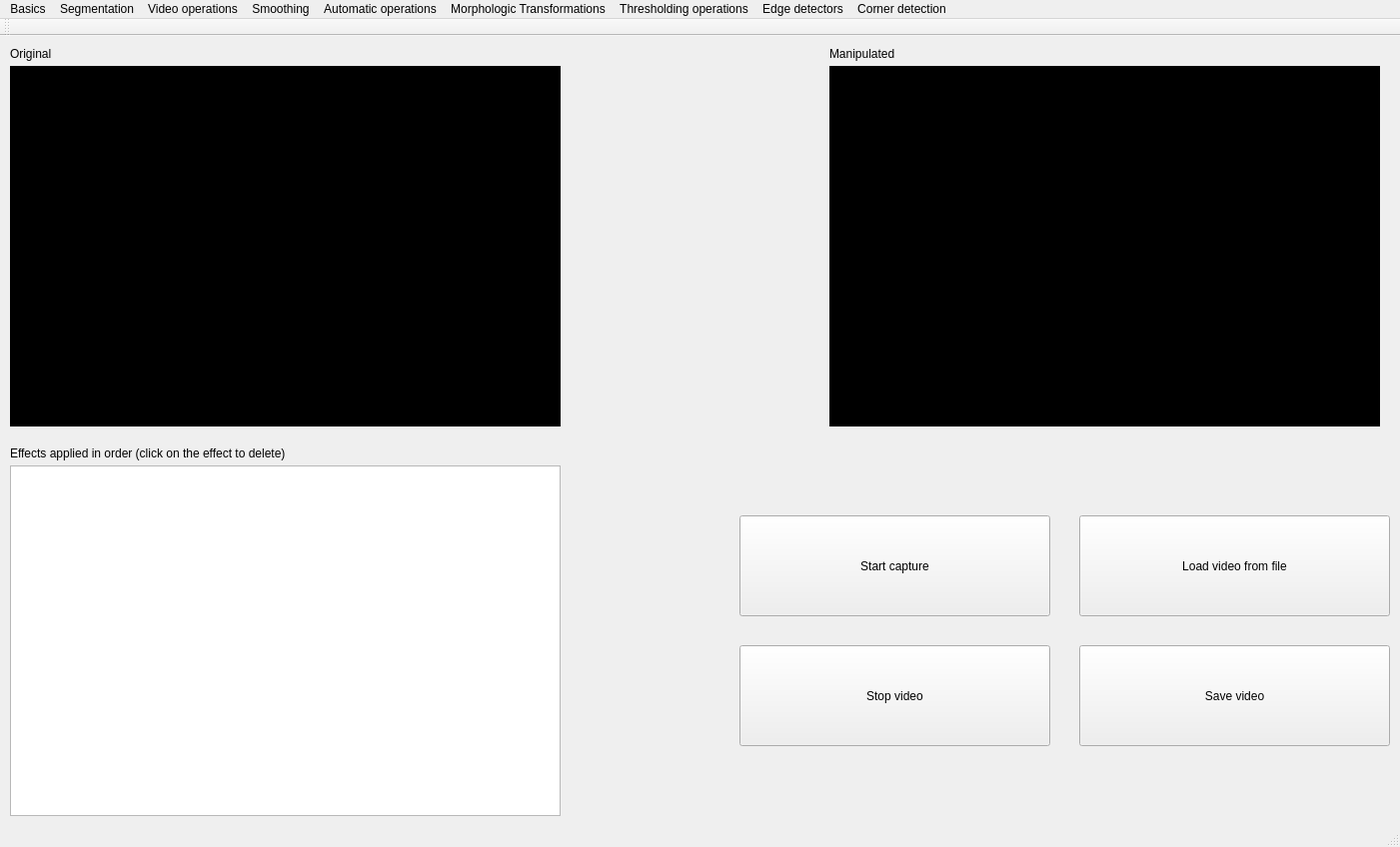
<?xml version="1.0" encoding="UTF-8"?>
<ui version="4.0">
 <class>RealTimeManipulationSoftwareClass</class>
 <widget class="QMainWindow" name="RealTimeManipulationSoftwareClass">
  <property name="geometry">
   <rect>
    <x>0</x>
    <y>0</y>
    <width>1401</width>
    <height>848</height>
   </rect>
  </property>
  <property name="minimumSize">
   <size>
    <width>0</width>
    <height>0</height>
   </size>
  </property>
  <property name="windowTitle">
   <string>RealTimeManipulationSoftware</string>
  </property>
  <property name="tabShape">
   <enum>QTabWidget::Rounded</enum>
  </property>
  <widget class="QWidget" name="centralWidget">
   <widget class="QPushButton" name="pushButton_2">
    <property name="geometry">
     <rect>
      <x>740</x>
      <y>480</y>
      <width>311</width>
      <height>101</height>
     </rect>
    </property>
    <property name="text">
     <string>Start capture</string>
    </property>
   </widget>
   <widget class="QLabel" name="label">
    <property name="geometry">
     <rect>
      <x>10</x>
      <y>30</y>
      <width>551</width>
      <height>361</height>
     </rect>
    </property>
    <property name="styleSheet">
     <string notr="true">Background-color: #000;</string>
    </property>
    <property name="text">
     <string>TextLabel</string>
    </property>
   </widget>
   <widget class="QLabel" name="label_2">
    <property name="geometry">
     <rect>
      <x>830</x>
      <y>30</y>
      <width>551</width>
      <height>361</height>
     </rect>
    </property>
    <property name="styleSheet">
     <string notr="true">Background-color: #000;</string>
    </property>
    <property name="text">
     <string>TextLabel</string>
    </property>
   </widget>
   <widget class="QPushButton" name="loadVideoButton">
    <property name="geometry">
     <rect>
      <x>1080</x>
      <y>480</y>
      <width>311</width>
      <height>101</height>
     </rect>
    </property>
    <property name="text">
     <string>Load video from file</string>
    </property>
   </widget>
   <widget class="QPushButton" name="stopVideoButton">
    <property name="geometry">
     <rect>
      <x>740</x>
      <y>610</y>
      <width>311</width>
      <height>101</height>
     </rect>
    </property>
    <property name="text">
     <string>Stop video</string>
    </property>
   </widget>
   <widget class="QPushButton" name="saveVideo">
    <property name="geometry">
     <rect>
      <x>1080</x>
      <y>610</y>
      <width>311</width>
      <height>101</height>
     </rect>
    </property>
    <property name="text">
     <string>Save video</string>
    </property>
   </widget>
   <widget class="QListWidget" name="transformationList">
    <property name="geometry">
     <rect>
      <x>10</x>
      <y>430</y>
      <width>551</width>
      <height>351</height>
     </rect>
    </property>
   </widget>
   <widget class="QLabel" name="label_3">
    <property name="geometry">
     <rect>
      <x>830</x>
      <y>10</y>
      <width>71</width>
      <height>16</height>
     </rect>
    </property>
    <property name="font">
     <font>
      <weight>50</weight>
      <bold>false</bold>
      <strikeout>false</strikeout>
     </font>
    </property>
    <property name="text">
     <string>Manipulated</string>
    </property>
   </widget>
   <widget class="QLabel" name="label_4">
    <property name="geometry">
     <rect>
      <x>10</x>
      <y>10</y>
      <width>71</width>
      <height>16</height>
     </rect>
    </property>
    <property name="text">
     <string>Original</string>
    </property>
   </widget>
   <widget class="QLabel" name="label_5">
    <property name="geometry">
     <rect>
      <x>10</x>
      <y>410</y>
      <width>311</width>
      <height>16</height>
     </rect>
    </property>
    <property name="text">
     <string>Effects applied in order (click on the effect to delete)</string>
    </property>
   </widget>
  </widget>
  <widget class="QMenuBar" name="menuBar">
   <property name="geometry">
    <rect>
     <x>0</x>
     <y>0</y>
     <width>1401</width>
     <height>26</height>
    </rect>
   </property>
   <widget class="QMenu" name="menuBasics">
    <property name="title">
     <string>Basics</string>
    </property>
    <addaction name="actionRed_Image"/>
    <addaction name="actionGreen_Image"/>
    <addaction name="actionBlue_Image"/>
    <addaction name="actionChange_Color_Space"/>
    <addaction name="actionInvert_Image"/>
    <addaction name="actionConvert_to_Color"/>
    <addaction name="actionChange_Contrast"/>
   </widget>
   <widget class="QMenu" name="menuSegmentation">
    <property name="title">
     <string>Segmentation</string>
    </property>
    <addaction name="actionCreate_Segmentation"/>
   </widget>
   <widget class="QMenu" name="menuVideo_operations">
    <property name="title">
     <string>Video operations</string>
    </property>
    <addaction name="actionBackground_subtraction_using_KNN"/>
    <addaction name="actionBackground_subtraction_using_MOG2"/>
   </widget>
   <widget class="QMenu" name="menuSmoothing_images">
    <property name="title">
     <string>Smoothing</string>
    </property>
    <addaction name="actionMean_Blur"/>
    <addaction name="actionMedian_Blur"/>
    <addaction name="actionGaussian_Blur"/>
   </widget>
   <widget class="QMenu" name="menuAutomatic_operations">
    <property name="title">
     <string>Automatic operations</string>
    </property>
    <addaction name="actionContrast_Streching"/>
    <addaction name="actionEqualize_histogram"/>
    <addaction name="actionBrightness_and_Contrast_Auto"/>
    <addaction name="actionBack_Projection"/>
   </widget>
   <widget class="QMenu" name="menuMorphologic_Transformations">
    <property name="title">
     <string>Morphologic Transformations</string>
    </property>
    <addaction name="actionErode"/>
    <addaction name="actionDilate"/>
    <addaction name="actionOpening"/>
    <addaction name="actionClosing"/>
    <addaction name="actionMorphological_Gradient"/>
    <addaction name="actionTop_Hat"/>
    <addaction name="actionBlack_Hat"/>
   </widget>
   <widget class="QMenu" name="menuThresholding_operations">
    <property name="title">
     <string>Thresholding operations</string>
    </property>
    <addaction name="actionThreshold_Binary"/>
    <addaction name="actionThreshold_Binary_Inverted"/>
    <addaction name="actionTruncate"/>
    <addaction name="actionThreshold_to_Zero"/>
    <addaction name="actionThreshold_to_Zero_Inverted"/>
   </widget>
   <widget class="QMenu" name="menuEdge_detectors">
    <property name="title">
     <string>Edge detectors</string>
    </property>
    <addaction name="actionSobel_Operator"/>
    <addaction name="actionCanny_Detector"/>
    <addaction name="actionDetect_edges_with_Dilate"/>
    <addaction name="actionLaplace_Operator"/>
    <addaction name="actionFind_and_Draw_Contours"/>
   </widget>
   <widget class="QMenu" name="menuCorner_detection">
    <property name="title">
     <string>Corner detection</string>
    </property>
    <addaction name="actionHarris_Corner_Detection"/>
    <addaction name="actionShi_Tomasi_Corner_Detection"/>
   </widget>
   <addaction name="menuBasics"/>
   <addaction name="menuSegmentation"/>
   <addaction name="menuVideo_operations"/>
   <addaction name="menuSmoothing_images"/>
   <addaction name="menuAutomatic_operations"/>
   <addaction name="menuMorphologic_Transformations"/>
   <addaction name="menuThresholding_operations"/>
   <addaction name="menuEdge_detectors"/>
   <addaction name="menuCorner_detection"/>
  </widget>
  <widget class="QToolBar" name="mainToolBar">
   <attribute name="toolBarArea">
    <enum>TopToolBarArea</enum>
   </attribute>
   <attribute name="toolBarBreak">
    <bool>false</bool>
   </attribute>
  </widget>
  <widget class="QStatusBar" name="statusBar"/>
  <action name="actionChange_Brightness">
   <property name="text">
    <string>Change Brightness</string>
   </property>
  </action>
  <action name="actionChange_Contrast">
   <property name="checkable">
    <bool>false</bool>
   </property>
   <property name="text">
    <string>Change Brightness and Contrast</string>
   </property>
  </action>
  <action name="actionRed_Image">
   <property name="checkable">
    <bool>false</bool>
   </property>
   <property name="text">
    <string>Red Image</string>
   </property>
  </action>
  <action name="actionGreen_Image">
   <property name="checkable">
    <bool>false</bool>
   </property>
   <property name="text">
    <string>Green Image</string>
   </property>
  </action>
  <action name="actionBlue_Image">
   <property name="checkable">
    <bool>false</bool>
   </property>
   <property name="text">
    <string>Blue Image</string>
   </property>
  </action>
  <action name="actionDraw_Grid">
   <property name="checkable">
    <bool>true</bool>
   </property>
   <property name="text">
    <string>Draw Grid</string>
   </property>
  </action>
  <action name="actionConvert_to_Color">
   <property name="checkable">
    <bool>false</bool>
   </property>
   <property name="text">
    <string>Change Color...</string>
   </property>
  </action>
  <action name="actionChange_Color_Space">
   <property name="checkable">
    <bool>false</bool>
   </property>
   <property name="text">
    <string>Grey Image</string>
   </property>
  </action>
  <action name="actionInvert_Image">
   <property name="checkable">
    <bool>false</bool>
   </property>
   <property name="text">
    <string>Invert Image</string>
   </property>
  </action>
  <action name="actionCreate_Segmentation">
   <property name="checkable">
    <bool>false</bool>
   </property>
   <property name="text">
    <string>Create Segmentation</string>
   </property>
  </action>
  <action name="actionBackground_subtraction_using_KNN">
   <property name="checkable">
    <bool>false</bool>
   </property>
   <property name="text">
    <string>Background subtraction using KNN</string>
   </property>
  </action>
  <action name="actionBackground_subtraction_using_MOG2">
   <property name="checkable">
    <bool>false</bool>
   </property>
   <property name="text">
    <string>Backgorund subtraction using MOG2</string>
   </property>
  </action>
  <action name="actionMean_Blur">
   <property name="checkable">
    <bool>false</bool>
   </property>
   <property name="text">
    <string>Mean Blur</string>
   </property>
  </action>
  <action name="actionMedian_Blur">
   <property name="checkable">
    <bool>false</bool>
   </property>
   <property name="text">
    <string>Median Blur</string>
   </property>
  </action>
  <action name="actionGaussian_Blur">
   <property name="checkable">
    <bool>false</bool>
   </property>
   <property name="text">
    <string>Gaussian Blur</string>
   </property>
  </action>
  <action name="actionContrast_Streching">
   <property name="checkable">
    <bool>false</bool>
   </property>
   <property name="text">
    <string>Contrast Streching</string>
   </property>
  </action>
  <action name="actionEqualize_histogram">
   <property name="checkable">
    <bool>false</bool>
   </property>
   <property name="text">
    <string>Equalize histogram</string>
   </property>
  </action>
  <action name="actionBrightness_and_Contrast_Auto">
   <property name="checkable">
    <bool>false</bool>
   </property>
   <property name="text">
    <string>Brightness and Contrast Auto</string>
   </property>
  </action>
  <action name="actionBack_Projection">
   <property name="checkable">
    <bool>false</bool>
   </property>
   <property name="text">
    <string>Back Projection</string>
   </property>
  </action>
  <action name="actionErode">
   <property name="checkable">
    <bool>false</bool>
   </property>
   <property name="text">
    <string>Erode</string>
   </property>
  </action>
  <action name="actionDilate">
   <property name="checkable">
    <bool>false</bool>
   </property>
   <property name="text">
    <string>Dilate</string>
   </property>
  </action>
  <action name="actionOpening">
   <property name="checkable">
    <bool>false</bool>
   </property>
   <property name="text">
    <string>Opening</string>
   </property>
  </action>
  <action name="actionClosing">
   <property name="checkable">
    <bool>false</bool>
   </property>
   <property name="text">
    <string>Closing</string>
   </property>
  </action>
  <action name="actionMorphological_Gradient">
   <property name="checkable">
    <bool>false</bool>
   </property>
   <property name="text">
    <string>Morphological Gradient</string>
   </property>
  </action>
  <action name="actionTop_Hat">
   <property name="checkable">
    <bool>false</bool>
   </property>
   <property name="text">
    <string>Top Hat</string>
   </property>
  </action>
  <action name="actionBlack_Hat">
   <property name="checkable">
    <bool>false</bool>
   </property>
   <property name="text">
    <string>Black Hat</string>
   </property>
  </action>
  <action name="actionThreshold_Binary">
   <property name="checkable">
    <bool>false</bool>
   </property>
   <property name="text">
    <string>Threshold Binary</string>
   </property>
  </action>
  <action name="actionThreshold_Binary_Inverted">
   <property name="checkable">
    <bool>false</bool>
   </property>
   <property name="text">
    <string>Threshold Binary Inverted</string>
   </property>
  </action>
  <action name="actionTruncate">
   <property name="checkable">
    <bool>false</bool>
   </property>
   <property name="text">
    <string>Truncate</string>
   </property>
  </action>
  <action name="actionThreshold_to_Zero">
   <property name="checkable">
    <bool>false</bool>
   </property>
   <property name="text">
    <string>Threshold to Zero</string>
   </property>
  </action>
  <action name="actionThreshold_to_Zero_Inverted">
   <property name="checkable">
    <bool>false</bool>
   </property>
   <property name="text">
    <string>Threshold to Zero Inverted</string>
   </property>
  </action>
  <action name="actionSobel_Operator">
   <property name="checkable">
    <bool>false</bool>
   </property>
   <property name="text">
    <string>Sobel Operator</string>
   </property>
  </action>
  <action name="actionCanny_Detector">
   <property name="checkable">
    <bool>false</bool>
   </property>
   <property name="text">
    <string>Canny Detector</string>
   </property>
  </action>
  <action name="actionDetect_edges_with_Dilate">
   <property name="checkable">
    <bool>false</bool>
   </property>
   <property name="text">
    <string>Detect edges with Dilate</string>
   </property>
  </action>
  <action name="actionLaplace_Operator">
   <property name="checkable">
    <bool>false</bool>
   </property>
   <property name="text">
    <string>Laplace Operator</string>
   </property>
  </action>
  <action name="actionFind_and_Draw_Contours">
   <property name="checkable">
    <bool>false</bool>
   </property>
   <property name="text">
    <string>Find and Draw Contours</string>
   </property>
  </action>
  <action name="actionHarris_Corner_Detection">
   <property name="checkable">
    <bool>false</bool>
   </property>
   <property name="text">
    <string>Harris Corner Detection</string>
   </property>
  </action>
  <action name="actionShi_Tomasi_Corner_Detection">
   <property name="checkable">
    <bool>false</bool>
   </property>
   <property name="text">
    <string>Shi-Tomasi Corner Detection</string>
   </property>
  </action>
 </widget>
 <layoutdefault spacing="6" margin="11"/>
 <resources>
  <include location="RealTimeManipulationSoftware.qrc"/>
 </resources>
 <connections>
  <connection>
   <sender>actionChange_Contrast</sender>
   <signal>triggered()</signal>
   <receiver>RealTimeManipulationSoftwareClass</receiver>
   <slot>setBrightnessContrast()</slot>
   <hints>
    <hint type="sourcelabel">
     <x>-1</x>
     <y>-1</y>
    </hint>
    <hint type="destinationlabel">
     <x>700</x>
     <y>423</y>
    </hint>
   </hints>
  </connection>
  <connection>
   <sender>actionGreen_Image</sender>
   <signal>triggered()</signal>
   <receiver>RealTimeManipulationSoftwareClass</receiver>
   <slot>setGreenImage()</slot>
   <hints>
    <hint type="sourcelabel">
     <x>-1</x>
     <y>-1</y>
    </hint>
    <hint type="destinationlabel">
     <x>700</x>
     <y>423</y>
    </hint>
   </hints>
  </connection>
  <connection>
   <sender>actionRed_Image</sender>
   <signal>triggered()</signal>
   <receiver>RealTimeManipulationSoftwareClass</receiver>
   <slot>setRedImage()</slot>
   <hints>
    <hint type="sourcelabel">
     <x>-1</x>
     <y>-1</y>
    </hint>
    <hint type="destinationlabel">
     <x>700</x>
     <y>423</y>
    </hint>
   </hints>
  </connection>
  <connection>
   <sender>actionBlue_Image</sender>
   <signal>triggered()</signal>
   <receiver>RealTimeManipulationSoftwareClass</receiver>
   <slot>setBlueImage()</slot>
   <hints>
    <hint type="sourcelabel">
     <x>-1</x>
     <y>-1</y>
    </hint>
    <hint type="destinationlabel">
     <x>700</x>
     <y>423</y>
    </hint>
   </hints>
  </connection>
  <connection>
   <sender>actionDraw_Grid</sender>
   <signal>triggered()</signal>
   <receiver>RealTimeManipulationSoftwareClass</receiver>
   <slot>drawGrid()</slot>
   <hints>
    <hint type="sourcelabel">
     <x>-1</x>
     <y>-1</y>
    </hint>
    <hint type="destinationlabel">
     <x>700</x>
     <y>423</y>
    </hint>
   </hints>
  </connection>
  <connection>
   <sender>actionConvert_to_Color</sender>
   <signal>triggered()</signal>
   <receiver>RealTimeManipulationSoftwareClass</receiver>
   <slot>action_changeColor()</slot>
   <hints>
    <hint type="sourcelabel">
     <x>-1</x>
     <y>-1</y>
    </hint>
    <hint type="destinationlabel">
     <x>700</x>
     <y>423</y>
    </hint>
   </hints>
  </connection>
  <connection>
   <sender>actionChange_Color_Space</sender>
   <signal>triggered()</signal>
   <receiver>RealTimeManipulationSoftwareClass</receiver>
   <slot>setColor()</slot>
   <hints>
    <hint type="sourcelabel">
     <x>-1</x>
     <y>-1</y>
    </hint>
    <hint type="destinationlabel">
     <x>700</x>
     <y>423</y>
    </hint>
   </hints>
  </connection>
  <connection>
   <sender>actionInvert_Image</sender>
   <signal>triggered()</signal>
   <receiver>RealTimeManipulationSoftwareClass</receiver>
   <slot>action_invertImage()</slot>
   <hints>
    <hint type="sourcelabel">
     <x>-1</x>
     <y>-1</y>
    </hint>
    <hint type="destinationlabel">
     <x>700</x>
     <y>423</y>
    </hint>
   </hints>
  </connection>
  <connection>
   <sender>loadVideoButton</sender>
   <signal>clicked()</signal>
   <receiver>RealTimeManipulationSoftwareClass</receiver>
   <slot>action_loadFromFile()</slot>
   <hints>
    <hint type="sourcelabel">
     <x>992</x>
     <y>550</y>
    </hint>
    <hint type="destinationlabel">
     <x>587</x>
     <y>-14</y>
    </hint>
   </hints>
  </connection>
  <connection>
   <sender>stopVideoButton</sender>
   <signal>clicked()</signal>
   <receiver>RealTimeManipulationSoftwareClass</receiver>
   <slot>action_stopVideoButton()</slot>
   <hints>
    <hint type="sourcelabel">
     <x>895</x>
     <y>721</y>
    </hint>
    <hint type="destinationlabel">
     <x>704</x>
     <y>-8</y>
    </hint>
   </hints>
  </connection>
  <connection>
   <sender>saveVideo</sender>
   <signal>clicked()</signal>
   <receiver>RealTimeManipulationSoftwareClass</receiver>
   <slot>action_saveVideo()</slot>
   <hints>
    <hint type="sourcelabel">
     <x>1164</x>
     <y>714</y>
    </hint>
    <hint type="destinationlabel">
     <x>755</x>
     <y>217</y>
    </hint>
   </hints>
  </connection>
  <connection>
   <sender>actionCreate_Segmentation</sender>
   <signal>triggered()</signal>
   <receiver>RealTimeManipulationSoftwareClass</receiver>
   <slot>action_createSegmentation()</slot>
   <hints>
    <hint type="sourcelabel">
     <x>-1</x>
     <y>-1</y>
    </hint>
    <hint type="destinationlabel">
     <x>700</x>
     <y>423</y>
    </hint>
   </hints>
  </connection>
  <connection>
   <sender>actionBackground_subtraction_using_KNN</sender>
   <signal>triggered()</signal>
   <receiver>RealTimeManipulationSoftwareClass</receiver>
   <slot>action_backgroundSubtractionKNN()</slot>
   <hints>
    <hint type="sourcelabel">
     <x>-1</x>
     <y>-1</y>
    </hint>
    <hint type="destinationlabel">
     <x>700</x>
     <y>423</y>
    </hint>
   </hints>
  </connection>
  <connection>
   <sender>actionBackground_subtraction_using_MOG2</sender>
   <signal>triggered()</signal>
   <receiver>RealTimeManipulationSoftwareClass</receiver>
   <slot>action_backgroundSubtractionMOG2()</slot>
   <hints>
    <hint type="sourcelabel">
     <x>-1</x>
     <y>-1</y>
    </hint>
    <hint type="destinationlabel">
     <x>700</x>
     <y>423</y>
    </hint>
   </hints>
  </connection>
  <connection>
   <sender>actionMean_Blur</sender>
   <signal>triggered()</signal>
   <receiver>RealTimeManipulationSoftwareClass</receiver>
   <slot>action_meanBlur()</slot>
   <hints>
    <hint type="sourcelabel">
     <x>-1</x>
     <y>-1</y>
    </hint>
    <hint type="destinationlabel">
     <x>700</x>
     <y>423</y>
    </hint>
   </hints>
  </connection>
  <connection>
   <sender>actionMedian_Blur</sender>
   <signal>triggered()</signal>
   <receiver>RealTimeManipulationSoftwareClass</receiver>
   <slot>action_medianBlur()</slot>
   <hints>
    <hint type="sourcelabel">
     <x>-1</x>
     <y>-1</y>
    </hint>
    <hint type="destinationlabel">
     <x>700</x>
     <y>423</y>
    </hint>
   </hints>
  </connection>
  <connection>
   <sender>actionGaussian_Blur</sender>
   <signal>triggered()</signal>
   <receiver>RealTimeManipulationSoftwareClass</receiver>
   <slot>action_gaussianBlur()</slot>
   <hints>
    <hint type="sourcelabel">
     <x>-1</x>
     <y>-1</y>
    </hint>
    <hint type="destinationlabel">
     <x>700</x>
     <y>423</y>
    </hint>
   </hints>
  </connection>
  <connection>
   <sender>actionBack_Projection</sender>
   <signal>triggered()</signal>
   <receiver>RealTimeManipulationSoftwareClass</receiver>
   <slot>action_backProj()</slot>
   <hints>
    <hint type="sourcelabel">
     <x>-1</x>
     <y>-1</y>
    </hint>
    <hint type="destinationlabel">
     <x>700</x>
     <y>423</y>
    </hint>
   </hints>
  </connection>
  <connection>
   <sender>actionEqualize_histogram</sender>
   <signal>triggered()</signal>
   <receiver>RealTimeManipulationSoftwareClass</receiver>
   <slot>action_equalizeHist()</slot>
   <hints>
    <hint type="sourcelabel">
     <x>-1</x>
     <y>-1</y>
    </hint>
    <hint type="destinationlabel">
     <x>700</x>
     <y>423</y>
    </hint>
   </hints>
  </connection>
  <connection>
   <sender>actionContrast_Streching</sender>
   <signal>triggered()</signal>
   <receiver>RealTimeManipulationSoftwareClass</receiver>
   <slot>action_contrastStreching()</slot>
   <hints>
    <hint type="sourcelabel">
     <x>-1</x>
     <y>-1</y>
    </hint>
    <hint type="destinationlabel">
     <x>700</x>
     <y>423</y>
    </hint>
   </hints>
  </connection>
  <connection>
   <sender>actionBrightness_and_Contrast_Auto</sender>
   <signal>triggered()</signal>
   <receiver>RealTimeManipulationSoftwareClass</receiver>
   <slot>action_brightContAuto()</slot>
   <hints>
    <hint type="sourcelabel">
     <x>-1</x>
     <y>-1</y>
    </hint>
    <hint type="destinationlabel">
     <x>700</x>
     <y>423</y>
    </hint>
   </hints>
  </connection>
  <connection>
   <sender>actionErode</sender>
   <signal>triggered()</signal>
   <receiver>RealTimeManipulationSoftwareClass</receiver>
   <slot>action_erode()</slot>
   <hints>
    <hint type="sourcelabel">
     <x>-1</x>
     <y>-1</y>
    </hint>
    <hint type="destinationlabel">
     <x>700</x>
     <y>423</y>
    </hint>
   </hints>
  </connection>
  <connection>
   <sender>actionDilate</sender>
   <signal>triggered()</signal>
   <receiver>RealTimeManipulationSoftwareClass</receiver>
   <slot>action_dilate()</slot>
   <hints>
    <hint type="sourcelabel">
     <x>-1</x>
     <y>-1</y>
    </hint>
    <hint type="destinationlabel">
     <x>700</x>
     <y>423</y>
    </hint>
   </hints>
  </connection>
  <connection>
   <sender>actionOpening</sender>
   <signal>triggered()</signal>
   <receiver>RealTimeManipulationSoftwareClass</receiver>
   <slot>action_opening()</slot>
   <hints>
    <hint type="sourcelabel">
     <x>-1</x>
     <y>-1</y>
    </hint>
    <hint type="destinationlabel">
     <x>700</x>
     <y>423</y>
    </hint>
   </hints>
  </connection>
  <connection>
   <sender>actionClosing</sender>
   <signal>triggered()</signal>
   <receiver>RealTimeManipulationSoftwareClass</receiver>
   <slot>action_closing()</slot>
   <hints>
    <hint type="sourcelabel">
     <x>-1</x>
     <y>-1</y>
    </hint>
    <hint type="destinationlabel">
     <x>700</x>
     <y>423</y>
    </hint>
   </hints>
  </connection>
  <connection>
   <sender>actionMorphological_Gradient</sender>
   <signal>triggered()</signal>
   <receiver>RealTimeManipulationSoftwareClass</receiver>
   <slot>action_morphologicalGradient()</slot>
   <hints>
    <hint type="sourcelabel">
     <x>-1</x>
     <y>-1</y>
    </hint>
    <hint type="destinationlabel">
     <x>700</x>
     <y>423</y>
    </hint>
   </hints>
  </connection>
  <connection>
   <sender>actionBlack_Hat</sender>
   <signal>triggered()</signal>
   <receiver>RealTimeManipulationSoftwareClass</receiver>
   <slot>action_blackHat()</slot>
   <hints>
    <hint type="sourcelabel">
     <x>-1</x>
     <y>-1</y>
    </hint>
    <hint type="destinationlabel">
     <x>700</x>
     <y>423</y>
    </hint>
   </hints>
  </connection>
  <connection>
   <sender>actionTop_Hat</sender>
   <signal>triggered()</signal>
   <receiver>RealTimeManipulationSoftwareClass</receiver>
   <slot>action_topHat()</slot>
   <hints>
    <hint type="sourcelabel">
     <x>-1</x>
     <y>-1</y>
    </hint>
    <hint type="destinationlabel">
     <x>700</x>
     <y>423</y>
    </hint>
   </hints>
  </connection>
  <connection>
   <sender>actionThreshold_Binary</sender>
   <signal>triggered()</signal>
   <receiver>RealTimeManipulationSoftwareClass</receiver>
   <slot>action_thresBinary()</slot>
   <hints>
    <hint type="sourcelabel">
     <x>-1</x>
     <y>-1</y>
    </hint>
    <hint type="destinationlabel">
     <x>700</x>
     <y>423</y>
    </hint>
   </hints>
  </connection>
  <connection>
   <sender>actionThreshold_Binary_Inverted</sender>
   <signal>triggered()</signal>
   <receiver>RealTimeManipulationSoftwareClass</receiver>
   <slot>action_thresBinaryInv()</slot>
   <hints>
    <hint type="sourcelabel">
     <x>-1</x>
     <y>-1</y>
    </hint>
    <hint type="destinationlabel">
     <x>700</x>
     <y>423</y>
    </hint>
   </hints>
  </connection>
  <connection>
   <sender>actionTruncate</sender>
   <signal>triggered()</signal>
   <receiver>RealTimeManipulationSoftwareClass</receiver>
   <slot>action_truncate()</slot>
   <hints>
    <hint type="sourcelabel">
     <x>-1</x>
     <y>-1</y>
    </hint>
    <hint type="destinationlabel">
     <x>700</x>
     <y>423</y>
    </hint>
   </hints>
  </connection>
  <connection>
   <sender>actionThreshold_to_Zero</sender>
   <signal>triggered()</signal>
   <receiver>RealTimeManipulationSoftwareClass</receiver>
   <slot>action_thresZero()</slot>
   <hints>
    <hint type="sourcelabel">
     <x>-1</x>
     <y>-1</y>
    </hint>
    <hint type="destinationlabel">
     <x>700</x>
     <y>423</y>
    </hint>
   </hints>
  </connection>
  <connection>
   <sender>actionThreshold_to_Zero_Inverted</sender>
   <signal>triggered()</signal>
   <receiver>RealTimeManipulationSoftwareClass</receiver>
   <slot>action_thresZeroInv()</slot>
   <hints>
    <hint type="sourcelabel">
     <x>-1</x>
     <y>-1</y>
    </hint>
    <hint type="destinationlabel">
     <x>700</x>
     <y>423</y>
    </hint>
   </hints>
  </connection>
  <connection>
   <sender>actionCanny_Detector</sender>
   <signal>triggered()</signal>
   <receiver>RealTimeManipulationSoftwareClass</receiver>
   <slot>action_cannyOperator()</slot>
   <hints>
    <hint type="sourcelabel">
     <x>-1</x>
     <y>-1</y>
    </hint>
    <hint type="destinationlabel">
     <x>700</x>
     <y>423</y>
    </hint>
   </hints>
  </connection>
  <connection>
   <sender>actionSobel_Operator</sender>
   <signal>triggered()</signal>
   <receiver>RealTimeManipulationSoftwareClass</receiver>
   <slot>action_sobelOperator()</slot>
   <hints>
    <hint type="sourcelabel">
     <x>-1</x>
     <y>-1</y>
    </hint>
    <hint type="destinationlabel">
     <x>700</x>
     <y>423</y>
    </hint>
   </hints>
  </connection>
  <connection>
   <sender>actionDetect_edges_with_Dilate</sender>
   <signal>triggered()</signal>
   <receiver>RealTimeManipulationSoftwareClass</receiver>
   <slot>action_detectEdgesDilate()</slot>
   <hints>
    <hint type="sourcelabel">
     <x>-1</x>
     <y>-1</y>
    </hint>
    <hint type="destinationlabel">
     <x>700</x>
     <y>423</y>
    </hint>
   </hints>
  </connection>
  <connection>
   <sender>actionFind_and_Draw_Contours</sender>
   <signal>triggered()</signal>
   <receiver>RealTimeManipulationSoftwareClass</receiver>
   <slot>action_drawContours()</slot>
   <hints>
    <hint type="sourcelabel">
     <x>-1</x>
     <y>-1</y>
    </hint>
    <hint type="destinationlabel">
     <x>700</x>
     <y>423</y>
    </hint>
   </hints>
  </connection>
  <connection>
   <sender>actionLaplace_Operator</sender>
   <signal>triggered()</signal>
   <receiver>RealTimeManipulationSoftwareClass</receiver>
   <slot>action_laplaceOperator()</slot>
   <hints>
    <hint type="sourcelabel">
     <x>-1</x>
     <y>-1</y>
    </hint>
    <hint type="destinationlabel">
     <x>700</x>
     <y>423</y>
    </hint>
   </hints>
  </connection>
  <connection>
   <sender>actionHarris_Corner_Detection</sender>
   <signal>triggered()</signal>
   <receiver>RealTimeManipulationSoftwareClass</receiver>
   <slot>action_harrisCornerDetection()</slot>
   <hints>
    <hint type="sourcelabel">
     <x>-1</x>
     <y>-1</y>
    </hint>
    <hint type="destinationlabel">
     <x>700</x>
     <y>423</y>
    </hint>
   </hints>
  </connection>
  <connection>
   <sender>actionShi_Tomasi_Corner_Detection</sender>
   <signal>triggered()</signal>
   <receiver>RealTimeManipulationSoftwareClass</receiver>
   <slot>action_shiTomasiCornerDetection()</slot>
   <hints>
    <hint type="sourcelabel">
     <x>-1</x>
     <y>-1</y>
    </hint>
    <hint type="destinationlabel">
     <x>700</x>
     <y>423</y>
    </hint>
   </hints>
  </connection>
  <connection>
   <sender>transformationList</sender>
   <signal>itemClicked(QListWidgetItem*)</signal>
   <receiver>RealTimeManipulationSoftwareClass</receiver>
   <slot>action_transformationClicked(QListWidgetItem*)</slot>
   <hints>
    <hint type="sourcelabel">
     <x>444</x>
     <y>636</y>
    </hint>
    <hint type="destinationlabel">
     <x>598</x>
     <y>651</y>
    </hint>
   </hints>
  </connection>
 </connections>
 <slots>
  <slot>getOriginalHistogram()</slot>
  <slot>getTransformedHistogram()</slot>
  <slot>setBrightnessContrast()</slot>
  <slot>setBlueImage()</slot>
  <slot>setRedImage()</slot>
  <slot>setGreenImage()</slot>
  <slot>drawGrid()</slot>
  <slot>setColor()</slot>
  <slot>action_changeColor()</slot>
  <slot>action_invertImage()</slot>
  <slot>action_loadFromFile()</slot>
  <slot>action_stopVideoButton()</slot>
  <slot>action_saveVideo()</slot>
  <slot>action_createSegmentation()</slot>
  <slot>action_backgroundSubtractionKNN()</slot>
  <slot>action_backgroundSubtractionMOG2()</slot>
  <slot>action_meanBlur()</slot>
  <slot>action_medianBlur()</slot>
  <slot>action_gaussianBlur()</slot>
  <slot>action_equalizeHist()</slot>
  <slot>action_contrastStreching()</slot>
  <slot>action_backProj()</slot>
  <slot>action_brightContAuto()</slot>
  <slot>action_erode()</slot>
  <slot>action_dilate()</slot>
  <slot>action_opening()</slot>
  <slot>action_closing()</slot>
  <slot>action_morphologicalGradient()</slot>
  <slot>action_topHat()</slot>
  <slot>action_blackHat()</slot>
  <slot>action_thresBinary()</slot>
  <slot>action_thresBinaryInv()</slot>
  <slot>action_truncate()</slot>
  <slot>action_thresZero()</slot>
  <slot>action_thresZeroInv()</slot>
  <slot>action_sobelOperator()</slot>
  <slot>action_cannyOperator()</slot>
  <slot>action_detectEdgesDilate()</slot>
  <slot>action_drawContours()</slot>
  <slot>action_laplaceOperator()</slot>
  <slot>action_harrisCornerDetection()</slot>
  <slot>action_shiTomasiCornerDetection()</slot>
  <slot>action_transformationClicked(QListWidgetItem*)</slot>
 </slots>
</ui>
